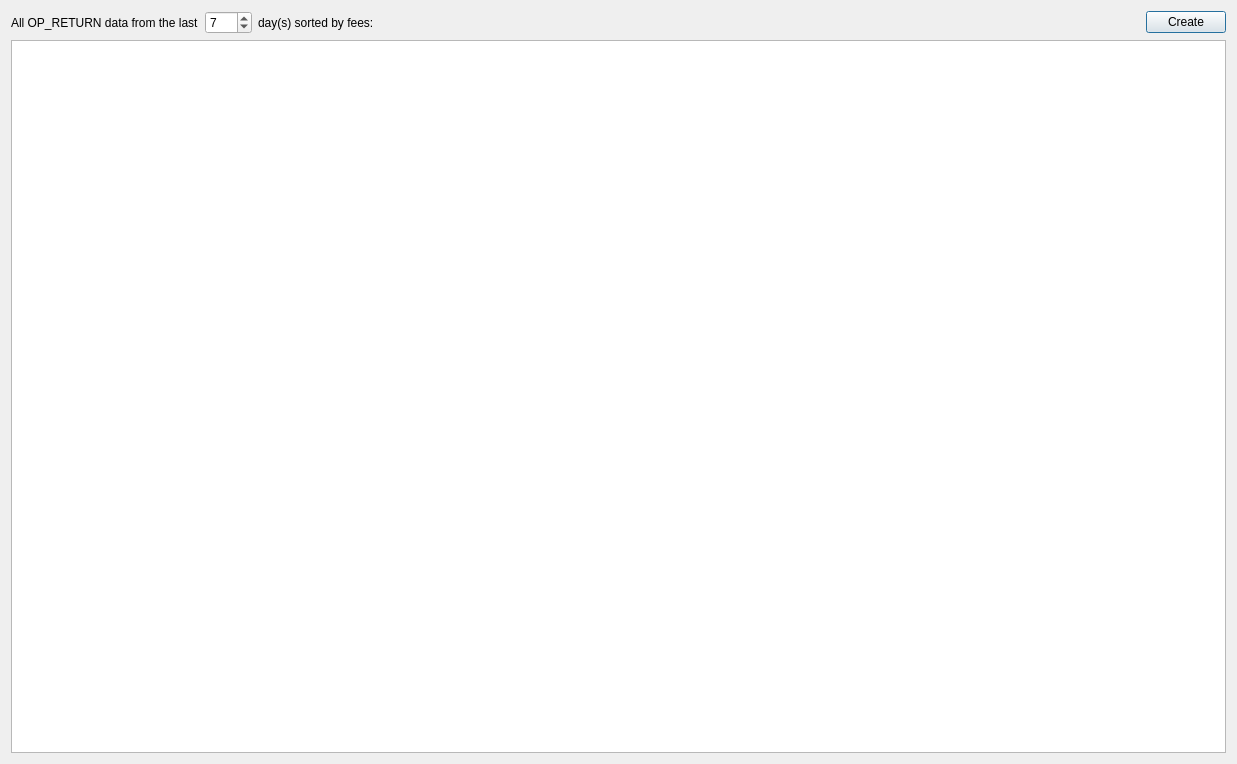
<?xml version="1.0" encoding="UTF-8"?>
<ui version="4.0">
 <class>OPReturnDialog</class>
 <widget class="QDialog" name="OPReturnDialog">
  <property name="geometry">
   <rect>
    <x>0</x>
    <y>0</y>
    <width>1237</width>
    <height>764</height>
   </rect>
  </property>
  <property name="windowTitle">
   <string>OP_RETURN Graffiti Explorer</string>
  </property>
  <layout class="QVBoxLayout" name="verticalLayout">
   <item>
    <layout class="QHBoxLayout" name="horizontalLayout">
     <property name="bottomMargin">
      <number>0</number>
     </property>
     <item>
      <widget class="QLabel" name="label">
       <property name="sizePolicy">
        <sizepolicy hsizetype="Maximum" vsizetype="Preferred">
         <horstretch>0</horstretch>
         <verstretch>0</verstretch>
        </sizepolicy>
       </property>
       <property name="text">
        <string>All OP_RETURN data from the last</string>
       </property>
      </widget>
     </item>
     <item>
      <widget class="QSpinBox" name="spinBoxDays">
       <property name="sizePolicy">
        <sizepolicy hsizetype="Maximum" vsizetype="Fixed">
         <horstretch>0</horstretch>
         <verstretch>0</verstretch>
        </sizepolicy>
       </property>
       <property name="minimum">
        <number>1</number>
       </property>
       <property name="maximum">
        <number>999</number>
       </property>
       <property name="value">
        <number>7</number>
       </property>
      </widget>
     </item>
     <item>
      <widget class="QLabel" name="label_2">
       <property name="sizePolicy">
        <sizepolicy hsizetype="Maximum" vsizetype="Preferred">
         <horstretch>0</horstretch>
         <verstretch>0</verstretch>
        </sizepolicy>
       </property>
       <property name="text">
        <string>day(s) sorted by fees:</string>
       </property>
      </widget>
     </item>
     <item>
      <spacer name="horizontalSpacer">
       <property name="orientation">
        <enum>Qt::Horizontal</enum>
       </property>
       <property name="sizeHint" stdset="0">
        <size>
         <width>40</width>
         <height>20</height>
        </size>
       </property>
      </spacer>
     </item>
     <item>
      <widget class="QPushButton" name="pushButtonCreate">
       <property name="sizePolicy">
        <sizepolicy hsizetype="Maximum" vsizetype="Fixed">
         <horstretch>0</horstretch>
         <verstretch>0</verstretch>
        </sizepolicy>
       </property>
       <property name="text">
        <string>Create</string>
       </property>
       <property name="iconSize">
        <size>
         <width>24</width>
         <height>24</height>
        </size>
       </property>
      </widget>
     </item>
    </layout>
   </item>
   <item>
    <widget class="QTableView" name="tableView">
     <property name="font">
      <font>
       <family>Noto Mono</family>
      </font>
     </property>
    </widget>
   </item>
  </layout>
 </widget>
 <resources/>
 <connections/>
</ui>
